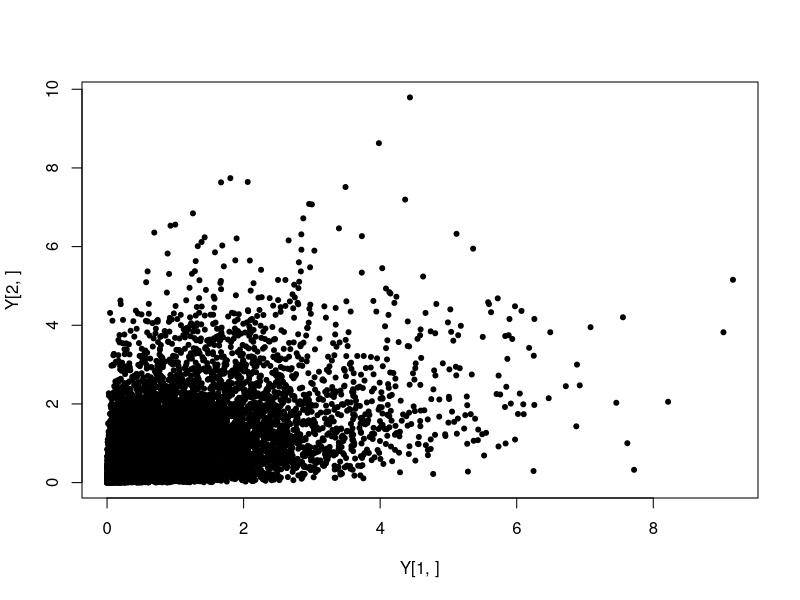
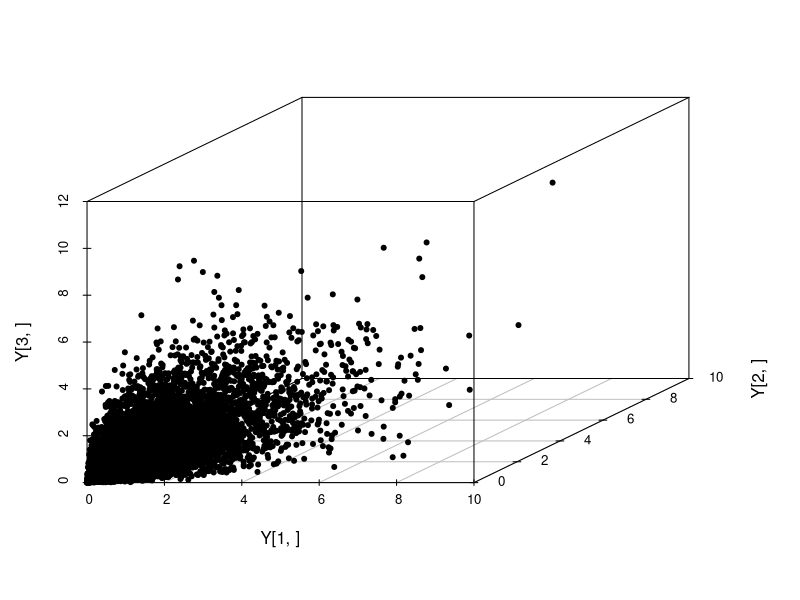
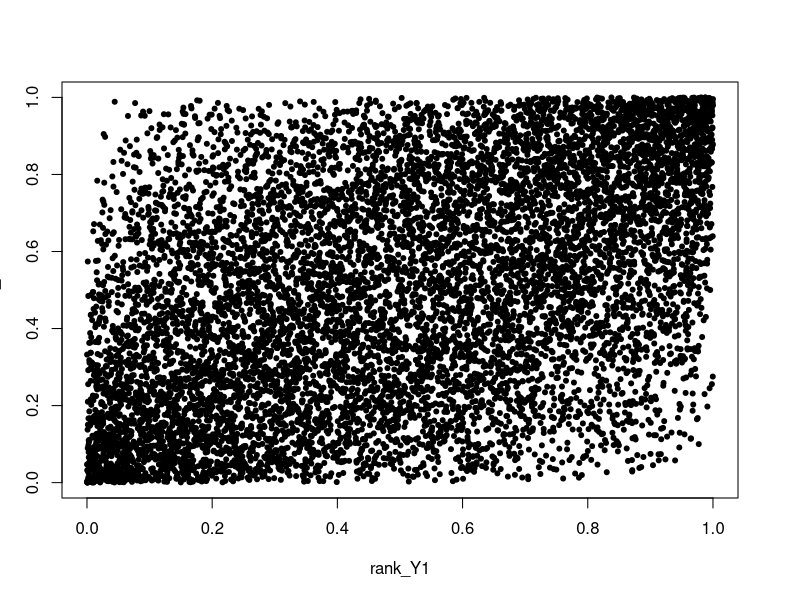

Here is the R script that generated these plots, in order:
## ---- chunk 1
A = diag(1,3,3)
B = diag(-.5,3,3) + 0.5
C<-t(chol(A + B))
## ---- chunk 2
X<- matrix(0,3,10000)
U1 <- runif(30000,0,1)
U2 <- runif(30000,0,1)
z<- sqrt(-2*log(U1))*cos(2*pi*U2)
Z<-matrix(z,3,10000)
X<-C%*%Z
## ---- chunk 3
cat('Mean are: ',apply(X,1,mean))
## ---- chunk 4
cat('variance are: ',apply(X,1,var))
## ---- chunk 5
cat('correlation of X1, X2 is: ',cor(X[1,],X[2,]))
## ---- chunk 6
cat('correlation of X2, X3 is: ',cor(X[2,],X[3,]))
## ---- chunk 7
cat('correlation of X1, X3 is: ',cor(X[1,],X[3,]))
## ---- chunk 8
F_x_inverse = function(y){
  return(-log(1-y))
}
XX<-pnorm(X)
Y=F_x_inverse(XX)
## ---- chunk 9
plot(Y[1,],Y[2,],pch = 20)
## ---- chunk 10
library(scatterplot3d)
scatterplot3d(Y[1,],Y[2,],Y[3,], pch = 20)
## ---- chunk 11
rank_Y1 = rank(Y[1,])/10000
rank_Y2 = rank(Y[2,])/10000
plot(rank_Y1,rank_Y2, pch=20)
